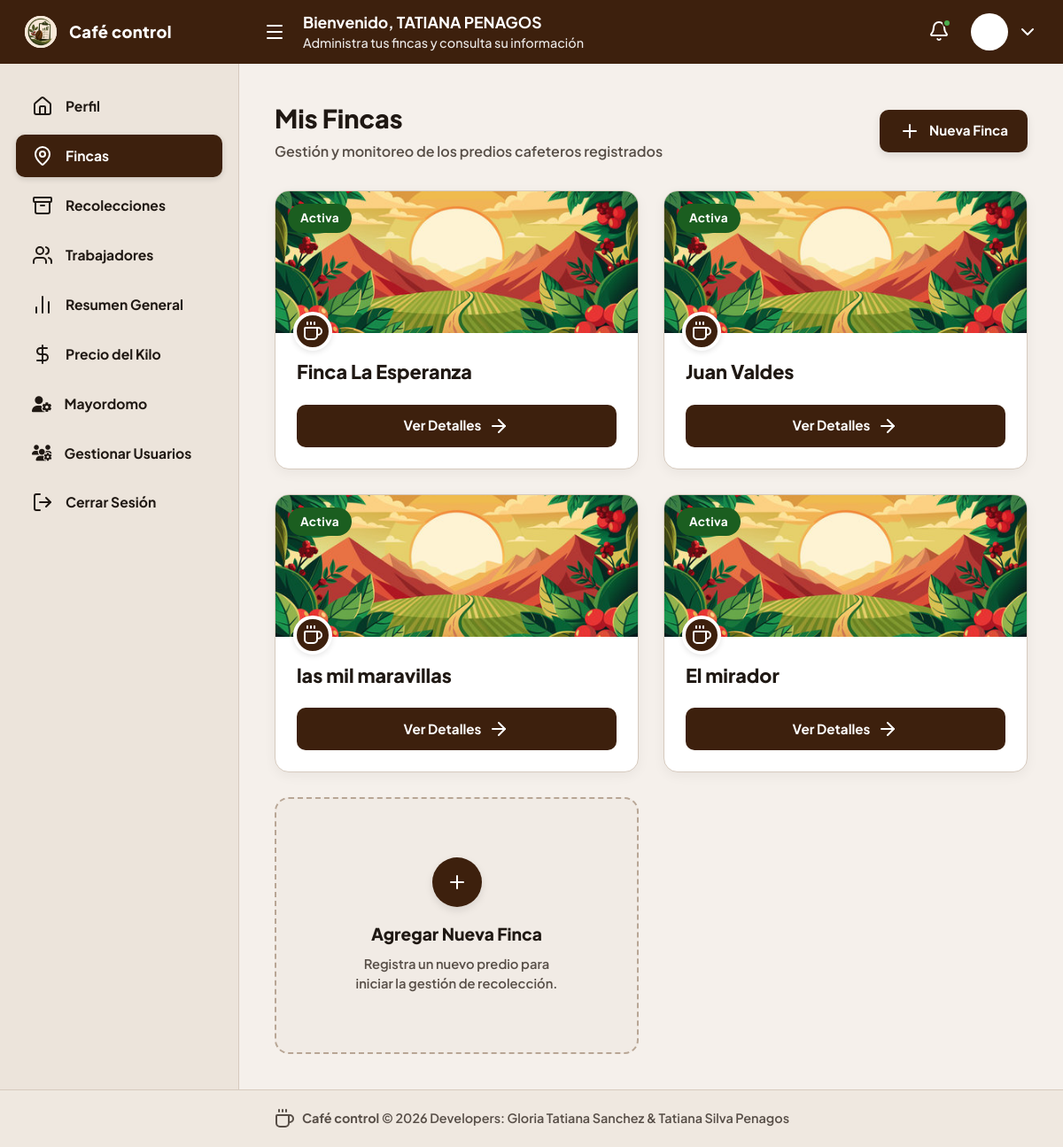
The app's page /fincas.php (signed in) with its own data.
### tables this page shows
CREATE TABLE `usuarios` (
  `id_usuario` int(11) NOT NULL,
  `documento` varchar(20) NOT NULL,
  `nombres` varchar(100) NOT NULL,
  `apellidos` varchar(100) NOT NULL,
  `telefono` varchar(15) DEFAULT NULL,
  `correo` varchar(150) DEFAULT NULL,
  `usuario` varchar(50) NOT NULL,
  `contrasena` varchar(255) NOT NULL,
  `rol` enum('caficultor','mayordomo','recolector') NOT NULL,
  `estado` enum('activo','inactivo') DEFAULT 'activo',
  `fecha_registro` timestamp NOT NULL DEFAULT current_timestamp(),
  `foto_perfil` varchar(255) DEFAULT NULL
);

CREATE TABLE `fincas` (
  `id_finca` int(11) NOT NULL,
  `id_caficultor` int(11) NOT NULL,
  `nombre` varchar(100) NOT NULL,
  `ubicacion_vereda` varchar(150) DEFAULT NULL,
  `estado` enum('activa','en_pausa','inactiva') DEFAULT 'activa',
  `fecha_creacion` timestamp NOT NULL DEFAULT current_timestamp()
);

### fincas.php (the view, shortened to what this page needs)
<?php
require_once 'assets/inc/conexion.php';
$id_usuario = $_SESSION['id_usuario'];
$sql_user = "
    SELECT
        u.nombres,
        u.apellidos,
        u.rol,
        pu.foto_perfil
    FROM usuarios u
    LEFT JOIN perfiles_usuario pu
        ON pu.id_usuario = u.id_usuario
    WHERE u.id_usuario = ?
";
$stmt_user = $con->prepare($sql_user);
$stmt_user->bind_param("i", $id_usuario);
$stmt_user->execute();
$res_user = $stmt_user->get_result();
$nombre_caficultor = "Usuario";
$foto_perfil = "";
if ($row_user = $res_user->fetch_assoc()) {
    $nombre_caficultor = trim($row_user['nombres'] . ' ' . $row_user['apellidos']);
    $foto_perfil = $row_user['foto_perfil'] ?? "";
} else {
    session_destroy();
    header("Location: index.php");
    exit();
}
$sql_fincas = "SELECT id_finca, nombre, ubicacion_vereda, estado FROM fincas WHERE id_caficultor = ?";
$stmt_fincas = $con->prepare($sql_fincas);
$stmt_fincas->bind_param("i", $id_usuario);
$stmt_fincas->execute();
$fincas_result = $stmt_fincas->get_result();
?>
<!DOCTYPE html>
<html lang="es">
<head>
  <link rel="stylesheet" href="https://cdnjs.cloudflare.com/ajax/libs/font-awesome/6.4.0/css/all.min.css">
</head>
<body>
 <header class="top-header">
  <div class="brand">
    <div class="brand-logo">
      <img
        src="images/logo.jpeg"
        alt="Café Control Logo"
        class="app-logo"
      >
    </div>
    <div class="brand-text">
      <h1>Café control</h1>
    </div>
  </div>
  <div class="header-center">
    <button class="menu-toggle" type="button" aria-label="Abrir menú">
      <i data-lucide="menu" size="24"></i>
    </button>
    <div class="user-welcome">
      <h2>Bienvenido, <?php echo htmlspecialchars($nombre_caficultor); ?></h2>
      <p>Administra tus fincas y consulta su información</p>
    </div>
  </div>
  <div class="header-actions">
    <button class="icon-btn" type="button" aria-label="Notificaciones">
      <i data-lucide="bell" size="22"></i>
      <span class="badge-dot"></span>
    </button>
    <a
      href="panel_caficultor.php"
      class="user-profile"
      aria-label="Ver perfil"
    >
      <div class="avatar">
        <?php if (!empty($foto_perfil)) { ?>
          <img
            src="<?php echo htmlspecialchars($foto_perfil); ?>"
            alt="Foto de perfil"
            class="header-avatar"
          >
        <?php } else { ?>
          <i data-lucide="user" size="22"></i>
        <?php } ?>
      </div>
      <i data-lucide="chevron-down" size="18"></i>
    </a>
  </div>
</header>
  <div class="app-layout">
    <aside class="sidebar">
      <ul class="nav-list">
        <li class="nav-item">
          <a href="panel_caficultor.php"><i data-lucide="home" size="20"></i> Perfil</a>
        </li>
        <li class="nav-item active">
          <a href="fincas.php"><i data-lucide="map-pin" size="20"></i> Fincas</a>
        </li>
        <li class="nav-item">
          <a href="recolecciones_c.php"><i data-lucide="archive" size="20"></i> Recolecciones</a>
        </li>
        <li class="nav-item">
          <a href="recolectores_c.php"><i data-lucide="users" size="20"></i> Trabajadores</a>
        </li>
        <li class="nav-item">
          <a href="resumen_c.php"><i data-lucide="bar-chart-2" size="20"></i> Resumen General</a>
        </li>
        <li class="nav-item">
          <a href="precio.php"><i data-lucide="dollar-sign" size="20"></i> Precio del Kilo</a>
        </li>
        <li class="nav-item">
          <a href="asignar_m.php"><i class="fa-solid fa-user-gear" style="font-size: 18px;"></i> Mayordomo</a>
        </li>
        <li class="nav-item">
          <a href="gestionar_usuarios.php">
            <i class="fa-solid fa-users-gear" style="font-size:18px;"></i>
               Gestionar Usuarios
         </a>
       </li>
        <li class="nav-item">
          <a href="cerrar.php"><i data-lucide="log-out" size="20"></i> Cerrar Sesión</a>
        </li>
      </ul>
    </aside>
    <main class="main-content">
      <div class="page-header">
        <div class="page-title-area">
          <h2>Mis Fincas</h2>
          <p>Gestión y monitoreo de los predios cafeteros registrados</p>
        </div>
        <a href="agregar_finca.php" class="btn-primary">
          <i data-lucide="plus" size="18"></i> Nueva Finca
        </a>
      </div>
      <div class="farms-grid">
        <?php
        if ($fincas_result && $fincas_result->num_rows > 0) {
            while ($finca = $fincas_result->fetch_assoc()) {
                $estado_clase = $finca['estado'];
                $estado_texto = ucfirst(str_replace('_', ' ', $finca['estado']));
        ?>
                <article class="farm-card">
                  <div class="farm-image-wrapper">
                    <img src="images/finca.jpg" alt="Finca <?php echo htmlspecialchars($finca['nombre']); ?>">
                    <span class="status-badge <?php echo htmlspecialchars($estado_clase); ?>">
                      <?php echo htmlspecialchars($estado_texto); ?>
                    </span>
                    <div class="farm-icon-badge">
                      <i data-lucide="coffee" size="20"></i>
                    </div>
                  </div>
                  <div class="farm-body">
                    <h3 class="farm-title"><?php echo htmlspecialchars($finca['nombre']); ?></h3>
                    <a href="detalles.php?id=<?php echo $finca['id_finca']; ?>" class="btn-card">
                      Ver Detalles <i data-lucide="arrow-right" size="16"></i>
                    </a>
                  </div>
                </article>
        <?php
            }
        }
        ?>
        <a href="agregar_finca.php" class="add-farm-card">
          <div class="add-icon-circle">
            <i data-lucide="plus" size="26"></i>
          </div>
          <h3>Agregar Nueva Finca</h3>
          <p>Registra un nuevo predio para iniciar la gestión de recolección.</p>
        </a>
      </div>
    </main>
  </div>
  <footer class="app-footer">
    <i data-lucide="coffee" size="16"></i>
    <span><strong>Café control</strong> © 2026 Developers: Gloria Tatiana Sanchez & Tatiana Silva Penagos</span>
  </footer>
</body>
</html>

### records on screen
usuarios: nombre_caficultor "TATIANA PENAGOS"
fincas: estado "Activa", nombre "Finca La Esperanza"
fincas: estado "Activa", nombre "Juan Valdes"
fincas: estado "Activa", nombre "las mil maravillas"
fincas: estado "Activa", nombre "El mirador"
